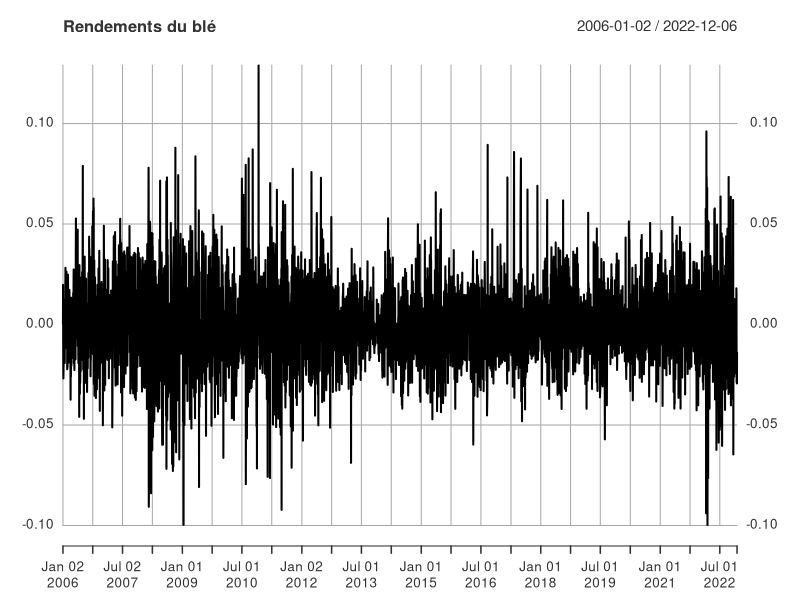
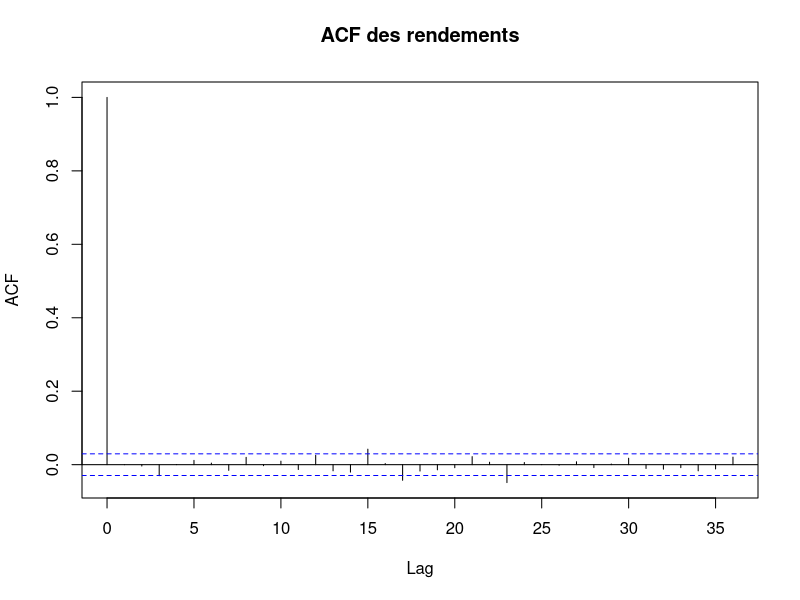
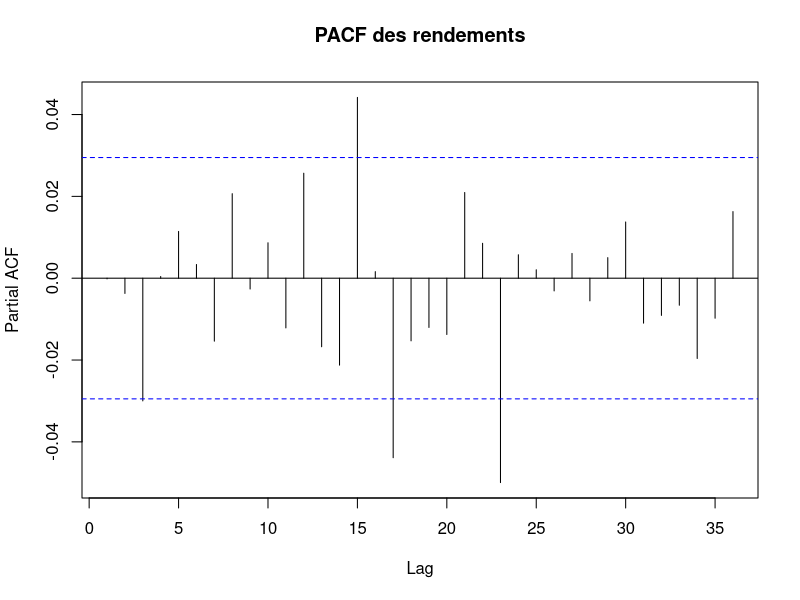

The R source for these figures, in order: (Note: a time limit stopped this script after it produced the figures.)
## ---- chunk 1
# Charger le package
library(readxl)

# Lire le fichier Excel (en supposant qu'il est dans ton répertoire de travail)
data <- read_excel("wheat_support5_STU.xlsx")

# Aperçu des données
head(data)
## ---- chunk 2
library(xts)
data_xts <- xts(data$return, order.by = as.Date(data$date))
plot(data_xts, main = "Rendements du blé")
## ---- chunk 3
acf(data_xts, main = "ACF des rendements")
## ---- chunk 4
pacf(data_xts, main = "PACF des rendements")
## ---- chunk 5
library(forecast)

auto.arima(data_xts, max.q = 0, seasonal = FALSE, ic = "bic")

## ---- chunk 6
library(forecast)

# Paramètres
horizons <- c(1, 5)
rolling_window_10 <- 10 * 252  
rolling_window_3  <- 3 * 252

# Fonction de rolling forecast
rolling_forecast <- function(series, window_size, h = 1) {
  n <- length(series)
  forecasts <- rep(NA, n - window_size - h + 1)
  actuals <- rep(NA, n - window_size - h + 1)
  
  for (i in 1:(n - window_size - h + 1)) {
    train <- series[i:(i + window_size - 1)]
    model <- Arima(train, order = c(1, 0, 0))  # AR(1) par défaut
    forecast_i <- forecast(model, h = h)
    
    forecasts[i] <- forecast_i$mean[h]
    actuals[i] <- series[i + window_size + h - 1]
  }
  
  return(data.frame(actual = actuals, forecast = forecasts))
}

# Lancer les prévisions
A10_h1 <- rolling_forecast(data_xts, rolling_window_10, h = 1)
A3_h1  <- rolling_forecast(data_xts, rolling_window_3, h = 1)
A10_h5 <- rolling_forecast(data_xts, rolling_window_10, h = 5)
A3_h5  <- rolling_forecast(data_xts, rolling_window_3, h = 5)

## ---- chunk 7
## Création de la MA
random_walk_forecast <- function(ts_data, horizon) {
 n <- length(ts_data)
 rw_forecast <- ts_data[(horizon + 1):n]  # Dernière valeur observée
 return(rw_forecast)
}

rw_forecast_1 <- random_walk_forecast(data_xts, horizon = 1)
rw_forecast_5 <- random_walk_forecast(data_xts, horizon = 5)

## ---- chunk 8
rw_forecast <- function(series, h = 1) {
  n <- length(series)
  forecasts <- series[1:(n - h)]
  actuals <- series[(1 + h):n]
  
  return(data.frame(actual = actuals, forecast = forecasts))
}

# Créer les prévisions RW
RW_h1 <- rw_forecast(data_xts, h = 1)
RW_h5 <- rw_forecast(data_xts, h = 5)

# Test de Mincer-Zarnowitz pour la marche aléatoire
cat("\n➤ Marche aléatoire - Horizon 1 :\n")
print(test_MZ(RW_h1$actual, RW_h1$forecast))

cat("\n➤ Marche aléatoire - Horizon 5 :\n")
print(test_MZ(RW_h5$actual, RW_h5$forecast))
## ---- chunk 9
test_MZ <- function(actual, forecast) {
  model <- lm(actual ~ forecast)
  coeftest(model, vcov = NeweyWest(model))  
}

# Liste des cas à tester
cat("\nTest de Mincer-Zarnowitz - Résultats :\n")

cat("\n➤ A10 - Horizon 1 :\n")
print(test_MZ(A10_h1$actual, A10_h1$forecast))

cat("\n➤ A10 - Horizon 5 :\n")
print(test_MZ(A10_h5$actual, A10_h5$forecast))

cat("\n➤ A3 - Horizon 1 :\n")
print(test_MZ(A3_h1$actual, A3_h1$forecast))

cat("\n➤ A3 - Horizon 5 :\n")
print(test_MZ(A3_h5$actual, A3_h5$forecast))
## ---- chunk 10
diebold_mariano_test <- function(actual, f1, f2, loss = "mse") {
  if (loss == "mse") {
    d <- (actual - f1)^2 - (actual - f2)^2
  } else if (loss == "mae") {
    d <- abs(actual - f1) - abs(actual - f2)
  } else {
    stop("Fonction de perte non reconnue.")
  }
  
  dm_model <- lm(d ~ 1)
  test <- coeftest(dm_model, vcov = NeweyWest(dm_model))
  return(test)
}

# Comparaison A10 vs A3 avec horizon 1 
cat("Diebold-Mariano A10 vs A3 (h=1, MSE) :\n")
diebold_mariano_test(A10_h1$actual, A10_h1$forecast, A3_h1$forecast, loss = "mse")

## ---- chunk 11
# Comparaison A10 vs A3 avec horizon 5
cat("Diebold-Mariano A10 vs A3 (h=5, MSE) :\n")
diebold_mariano_test(A10_h5$actual, A10_h5$forecast, A3_h5$forecast, loss = "mse")
## ---- chunk 12
# Comparaison A10 vs A3 avec horizon 5
cat("Diebold-Mariano A10 vs marché aléatoire (h=1, MSE) :\n")
diebold_mariano_test(A10_h1$actual, A10_h1$forecast, rw_forecast_1, loss = "mse")
## ---- chunk 13
cat("Diebold-Mariano A10 vs A3 (h=5, MSE) :\n")
diebold_mariano_test(A10_h5$actual, A10_h5$forecast, rw_forecast_5, loss = "mse")
## ---- chunk 14
cat("Diebold-Mariano A10 vs A3 (h=5, MSE) :\n")
diebold_mariano_test(A3_h5$actual, A3_h5$forecast, rw_forecast_5, loss = "mse")
## ---- chunk 15
cat("Diebold-Mariano A10 vs A3 (h=5, MSE) :\n")
diebold_mariano_test(A3_h1$actual, A3_h1$forecast, rw_forecast_1, loss = "mse")
